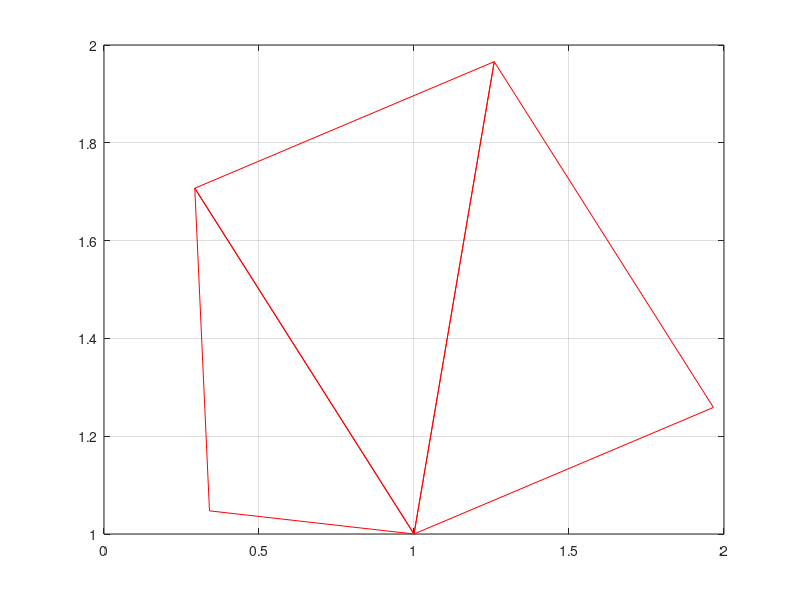

MATLAB code to generate this figure:
function Simpleksas2
f=@(X)((X(1).^2).*X(2)+X(1).*(X(2).^2)-X(1).*X(2));%/8;
epsilon=10^(-6);

n=2;
alpha=1;
beta=0.5;
gamma=2;
eta=-0.5;
theta=1;

delta1=((sqrt(n+1)+n-1)/(n*sqrt(2)))*alpha;
delta2=((sqrt(n+1)-1)/(n*sqrt(2)))*alpha;

% X0=[0,0];      %X0
% X0=[1,1];      %X1
X0=[1, 1]; %Xm
X1=[X0(1)+delta2, X0(2)+delta1];
X2=[X0(1)+delta1, X0(2)+delta2];

Y0=f(X0);
Y1=f(X1);
Y2=f(X2);

Y=[Y0,Y1,Y2];
X=[X0;X1;X2];

deltax=[X0(1),X0(1),X1(1);X1(1),X2(1),X2(1)];
deltay=[X0(2),X0(2),X1(2);X1(2),X2(2),X2(2)];

plot(deltax, deltay, 'r');
      grid on;
      hold on;

i=3; %funkcij� kvietimo skaitliukas
imax=100; %maksimalus funkciju kvietimo skaicius
k=0; %iteraciju skaitliukas
kmax=2; %maksimalus iteraciju skaitliukas

disp(['    x1        x2       f(x1,x2)   k         funkc. kviet. sk']);

fprintf("debug0: %f %f %f", X, Y);

fprintf("debug1");
X
Y

testi=true;
while testi

    k=k+1;
    [~,nr]=sort(Y);

    fprintf("debug2");
    nr

% Ma�iausias
    yl=Y(nr(1));
    Xl=X(nr(1),:);
% Did�iausias
    yh=Y(nr(3));
    Xh=X(nr(3),:);
% Antras pagal dyd�
    yg=Y(nr(2));
    Xg=X(nr(2),:);

    Xc=(Xg+Xl)/2;

    Xl
    Xg
    Xh
    Xc
    
    Xnaujas=Xh+(1+theta)*(Xc-Xh);
    ynaujas=f(Xnaujas);
    fprintf("debug3: %f %f %f", Xnaujas, ynaujas);
    i=i+1;
    if Xnaujas(1) <= 0 || Xnaujas(2) <= 0
        theta=eta;
        Xnaujas=Xh+(1+theta)*(Xc-Xh);
        ynaujas=f(Xnaujas);
        i=i+1;
        disp('keiciame krypti');
    end
    
    if yl < ynaujas && ynaujas < yg
        theta=1;
    elseif ynaujas < yl
        theta=gamma;
        Z=Xh+(1+theta)*(Xc-Xh);
        yz=f(Xnaujas);
        i=i+1;
        if yz < ynaujas
            Xnaujas=Z;
            ynaujas=yz;
        end
    elseif (ynaujas > yh)
        theta=eta;
        Xnaujas=Xh+(1+theta)*(Xc-Xh);
        ynaujas=f(Xnaujas);
        i=i+1;
    elseif yg < ynaujas && ynaujas < yh
        theta=beta;
        Xnaujas=Xh+(1+theta)*(Xc-Xh);
        ynaujas=f(Xnaujas);
        i=i+1;
    end 
    
    if Xnaujas(1) <= 0 || Xnaujas(2) <= 0
        theta=eta;
        Xnaujas=Xh+(1+theta)*(Xc-Xh);
        ynaujas=f(Xnaujas);
        i=i+1;
        disp('keiciame krypti');
    end
    
    X=[Xl;Xg;Xnaujas];
    Y=[yl,yg,ynaujas];
    
    deltax=[Xl(1),Xl(1),Xg(1);Xg(1),Xnaujas(1),Xnaujas(1)];
    deltay=[Xl(2),Xl(2),Xg(2);Xg(2),Xnaujas(2),Xnaujas(2)];

    plot(deltax, deltay, 'r');
        hold on;
        
    fprintf('%d %d %f %f %f\n', k, i, Xnaujas, ynaujas);
      if k==kmax
          disp(['Pasiektas maksimalus iteraciju skaicius k=', num2str(kmax)]);
          break;
      end 
      
      count=0;
      
      if i>=imax
          disp(['Pasiektas maksimalus funkciju kvietimo skaicius i=', num2str(imax)]);
          count=count+1;
      end 
      
      if max([norm(Xl-Xg), norm(Xl-Xnaujas), norm(Xnaujas-Xg)]) < epsilon
          count=count+1;
          disp('Simpleksas tapo labai ma�as');
      end
      
      if max([abs(yl-yg), abs(yl-ynaujas), abs(ynaujas-yg)]) < epsilon
          count=count+1;
          disp('Reik�m�s vir��n�se tampa pana�ios');
      end
      
      if count == 3
          testi=false;
      end
end
hold off
end